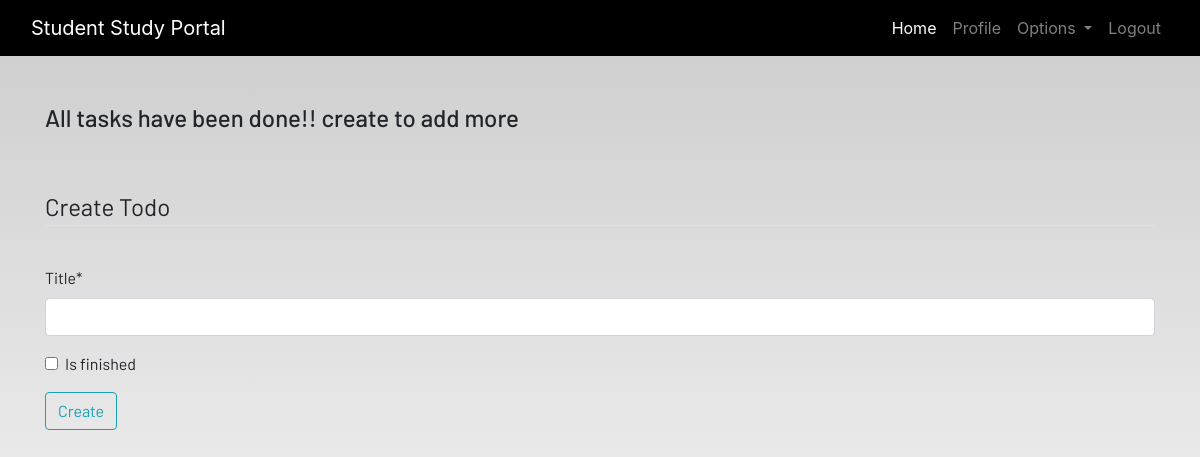
The app's page /todo (signed in), older data.
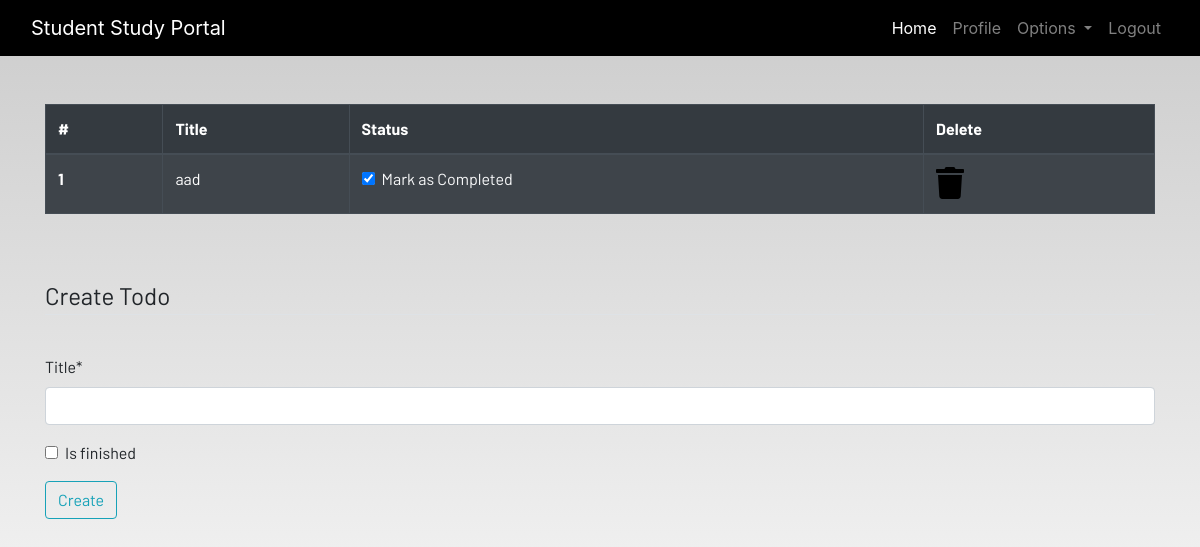
The same page, newer data.
### dashboard/models.py (models this page shows, shortened)
class Todo(models.Model):
    user = models.ForeignKey(User,on_delete=models.CASCADE)
    title = models.CharField(max_length=100)
    is_finished = models.BooleanField(default=False)

### dashboard/views.py (the view)
# urls.py: path('todo',views.todo,name='todo'),
@login_required(login_url='login')
def todo(request):
    if request.method== 'POST':
        form = TodoForm(request.POST)
        if form.is_valid():
            try:
                finished = request.POST['is_finished']
                if finished == 'on':
                    finished=True
                else:
                    finished=False
            except:
                finished=False
            todo = Todo(
                user=request.user,
                title = request.POST['title'],
                is_finished = finished
            )
            todo.save()
            messages.success(request, f"Todo added from {request.user.username} successfully!")
            return redirect('todo')
    else:
        form = TodoForm()
    todo = Todo.objects.filter(user = request.user)
    if len(todo) == 0:
        todo_done=True
    else:
        todo_done=False
    context = {'todo':todo,'form':form, 'todo_done':todo_done}
    return render(request,'dashboard/todo.html',context)

### dashboard/forms.py
class TodoForm(forms.ModelForm):
    class Meta:
        model = Todo
        fields = ['title','is_finished']

### dashboard/templates/dashboard/todo.html (shortened to what this page needs)
{% extends 'dashboard/base.html' %}
{% load static %}
{% load crispy_forms_tags %}
{% block content %}
<div class="container">
    {% if not todo_done %}
    <table class="table table-striped table-bordered table-hover table-dark">
        <thead>
            <tr>
                <th scope="col">#</th>
                <th scope="col">Title</th>
                <th scope="col">Status</th>
                <th scope="col">Delete</th>
            </tr>
        </thead>
        <tbody>
            {% for tudu in todo %}
            <tr>
                <th scope="row">{{forloop.counter}}</th>
                <td>{{tudu.title}}</td>
                <td>
                    <a href="{% url 'update_todo' tudu.id %}">
                        <div class="form-check">
                            {% if tudu.is_finished == True %}
                            <input class="form-check-input" type="checkbox" value="" checked>
                            {% else %}
                            <input class="form-check-input" type="checkbox" value="">
                            {% endif %}
                            <label class="form-check-label text-light" for="flexCheckDefault">
                                Mark as Completed
                            </label>
                        </div>
                    </a>
                </td>
                <td><a href="{% url 'delete_todo' tudu.id %}"><i class="fa fa-trash fa-2x"></i></a></td>
            </tr>
            {% endfor %}
        </tbody>
    </table>
    {%else%}
    <h4>All tasks have been done!! create to add more</h4>
    {%endif%}
</div><br><br>
<div class="container">
    <form method="POST">
        <fieldset class="form-group">
            <legend class="border-bottom mb-4">Create Todo</legend>
        </fieldset>
        {{form|crispy}}
        <div class="form-group">
            <button href="" class="btn btn-outline-info" type="submit">
                Create
            </button>
        </div>
    </form>
</div>
{% endblock content %}

Row changes from the older to the newer data that the page shows:
added Todo: title "aad"
Text that changed along with them:
text no longer shown: "All tasks have been done!! create to add more"
text now shown: "# Title Status Delete"
